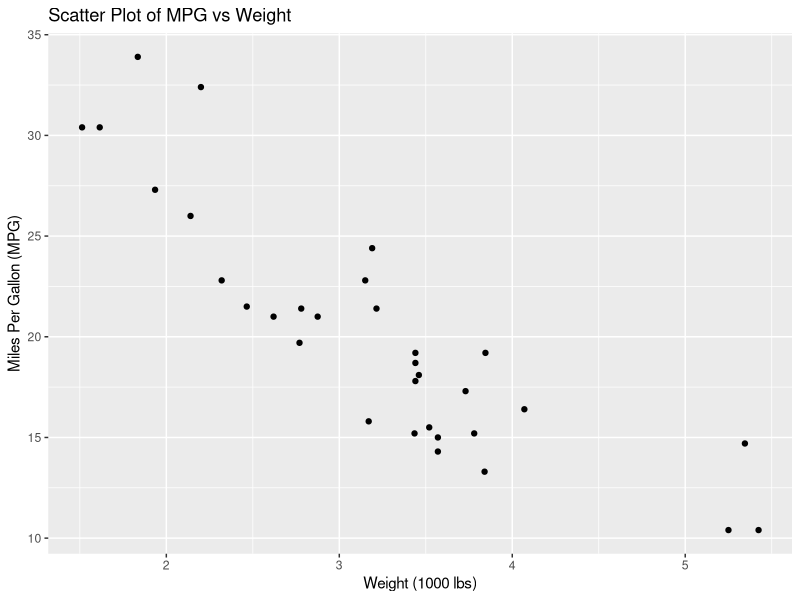
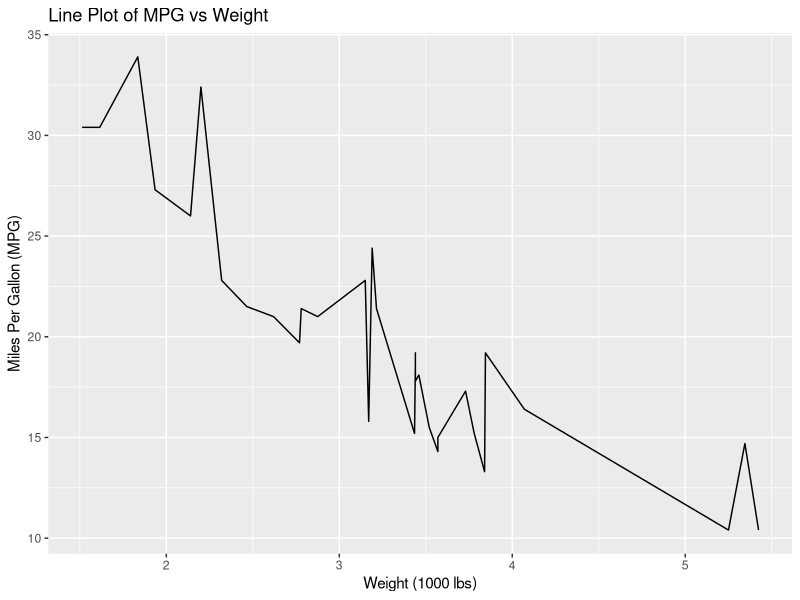
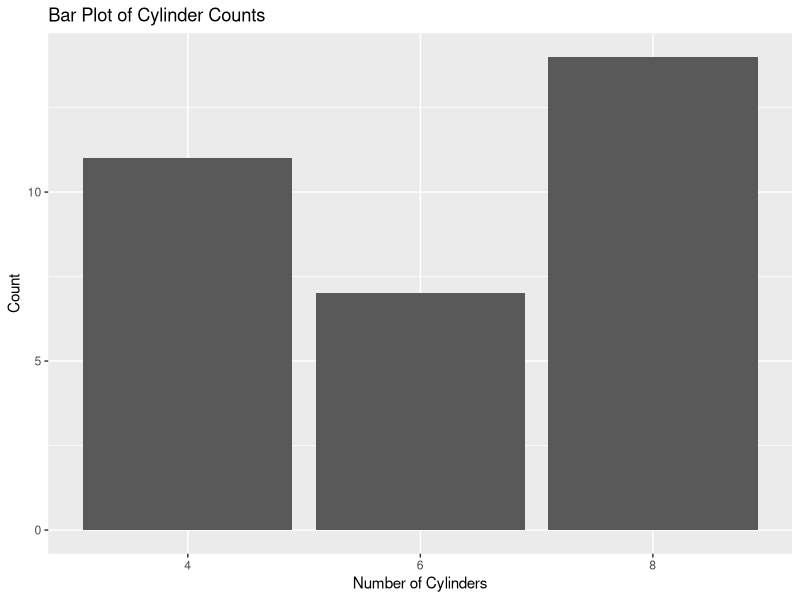
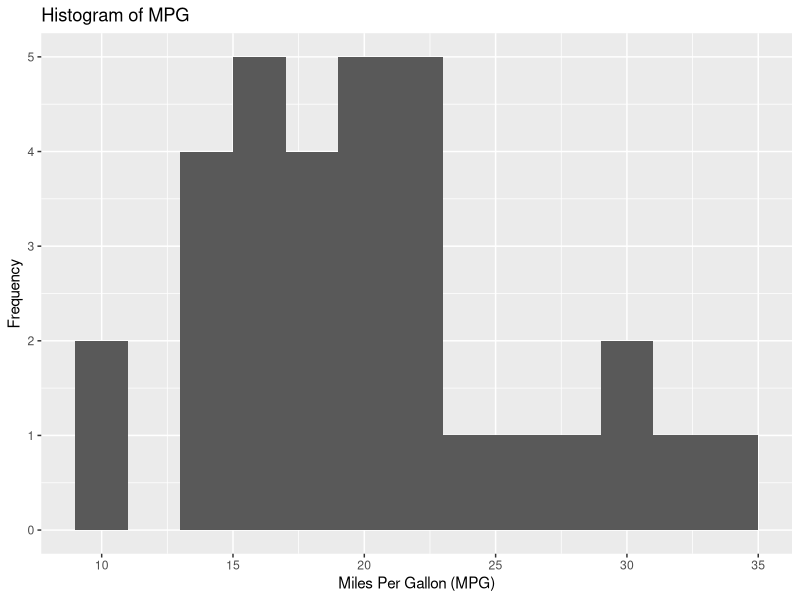
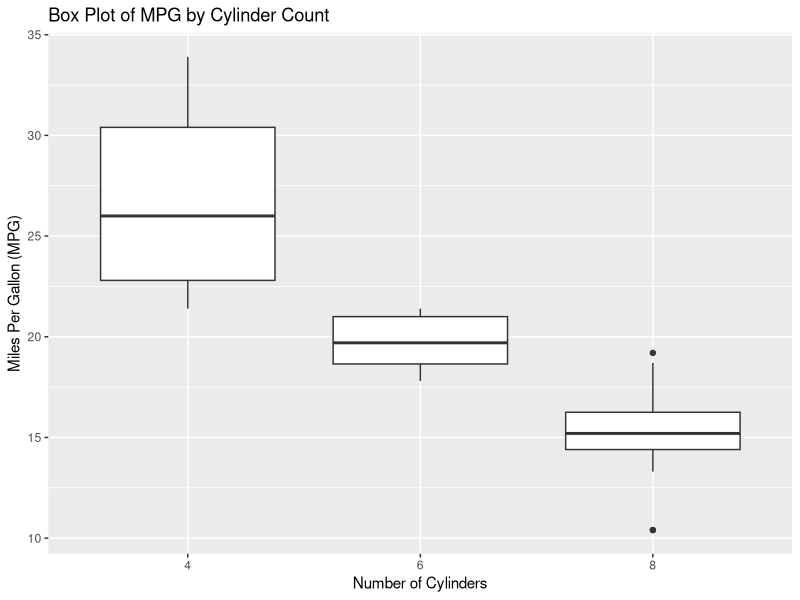
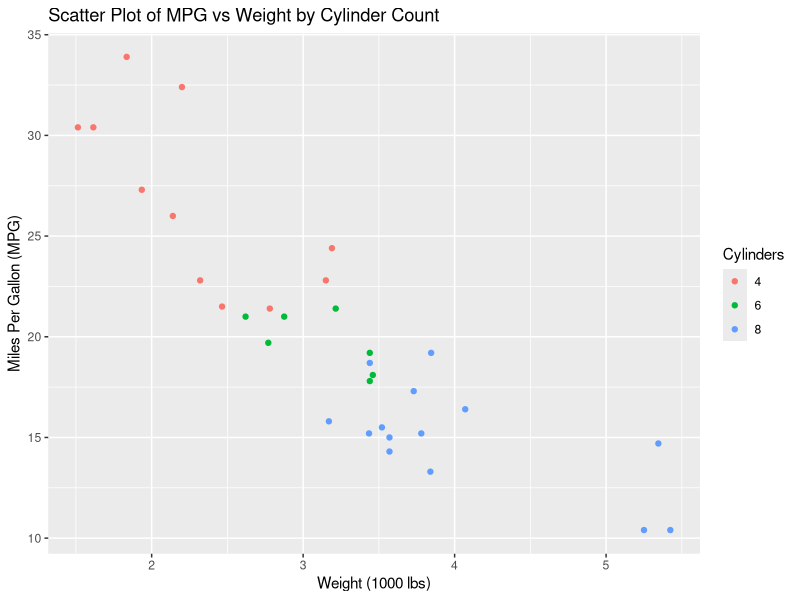
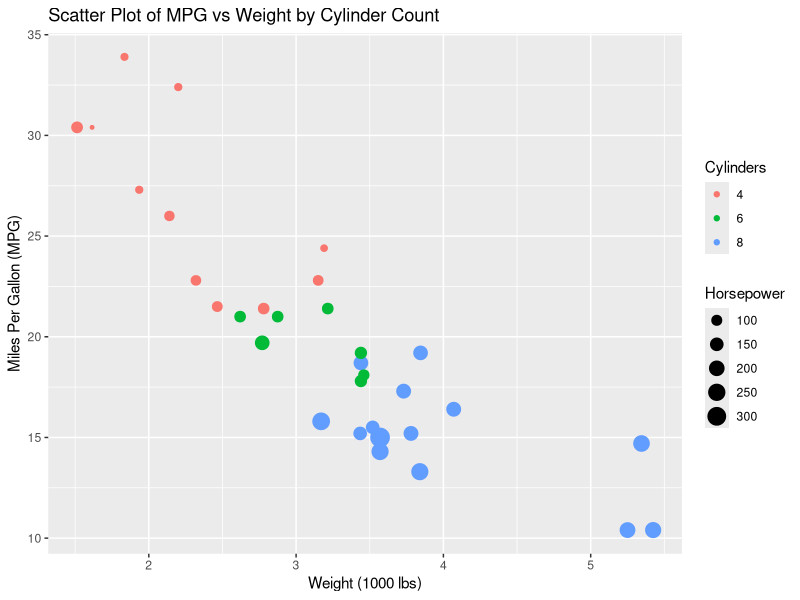
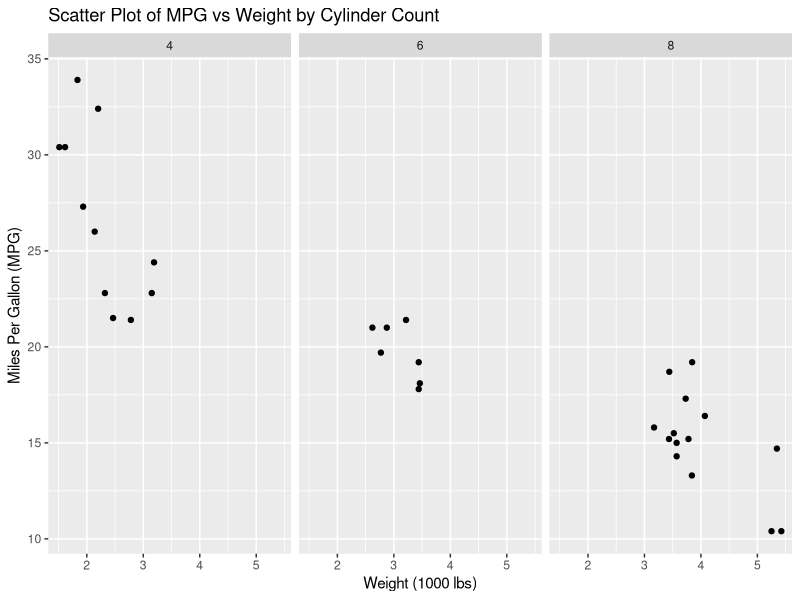

Here is the R script that generated these plots, in order:
## ---- chunk 1
# Define a function to calculate the mean of a numeric vector
calculate_mean <- function(numbers) {
  mean_value <- mean(numbers)
  return(mean_value)
}

# Use the function with a numeric vector
sample_data <- c(4, 8, 15, 16, 23, 42)
average <- calculate_mean(sample_data)
print(average)
## ---- chunk 2
options(repos = c(CRAN = "https://cloud.r-project.org"))
install.packages("ggplot2")
library(ggplot2)
## ---- chunk 3
# Load example data
data(mtcars)

# Create a scatter plot
ggplot(data = mtcars, aes(x = wt, y = mpg)) +
  geom_point() +
  labs(title = "Scatter Plot of MPG vs Weight",
       x = "Weight (1000 lbs)",
       y = "Miles Per Gallon (MPG)")
## ---- chunk 4
# Create a line plot
ggplot(data = mtcars, aes(x = wt, y = mpg)) +
  geom_line() +
  labs(title = "Line Plot of MPG vs Weight",
       x = "Weight (1000 lbs)",
       y = "Miles Per Gallon (MPG)")
## ---- chunk 5
# Create a bar plot
ggplot(data = mtcars, aes(x = factor(cyl))) +
  geom_bar() +
  labs(title = "Bar Plot of Cylinder Counts",
       x = "Number of Cylinders",
       y = "Count")
## ---- chunk 6
# Create a histogram
ggplot(data = mtcars, aes(x = mpg)) +
  geom_histogram(binwidth = 2) +
  labs(title = "Histogram of MPG",
       x = "Miles Per Gallon (MPG)",
       y = "Frequency")
## ---- chunk 7
# Create a box plot
ggplot(data = mtcars, aes(x = factor(cyl), y = mpg)) +
  geom_boxplot() +
  labs(title = "Box Plot of MPG by Cylinder Count",
       x = "Number of Cylinders",
       y = "Miles Per Gallon (MPG)")
## ---- chunk 8
# Scatter plot with color
ggplot(data = mtcars, aes(x = wt, y = mpg, color = factor(cyl))) +
  geom_point() +
  labs(title = "Scatter Plot of MPG vs Weight by Cylinder Count",
       x = "Weight (1000 lbs)",
       y = "Miles Per Gallon (MPG)",
       color = "Cylinders")
## ---- chunk 9
# Scatter plot with color and size
ggplot(data = mtcars, aes(x = wt, y = mpg, color = factor(cyl), size = hp)) +
  geom_point() +
  labs(title = "Scatter Plot of MPG vs Weight by Cylinder Count",
       x = "Weight (1000 lbs)",
       y = "Miles Per Gallon (MPG)",
       color = "Cylinders",
       size = "Horsepower")
## ---- chunk 10
# Faceted scatter plot
ggplot(data = mtcars, aes(x = wt, y = mpg)) +
  geom_point() +
  facet_wrap(~ cyl) +
  labs(title = "Scatter Plot of MPG vs Weight by Cylinder Count",
       x = "Weight (1000 lbs)",
       y = "Miles Per Gallon (MPG)")
## ---- chunk 11
# Scatter plot with theme
ggplot(data = mtcars, aes(x = wt, y = mpg)) +
  geom_point() +
  labs(title = "Scatter Plot of MPG vs Weight",
       x = "Weight (1000 lbs)",
       y = "Miles Per Gallon (MPG)") +
  theme_minimal()
